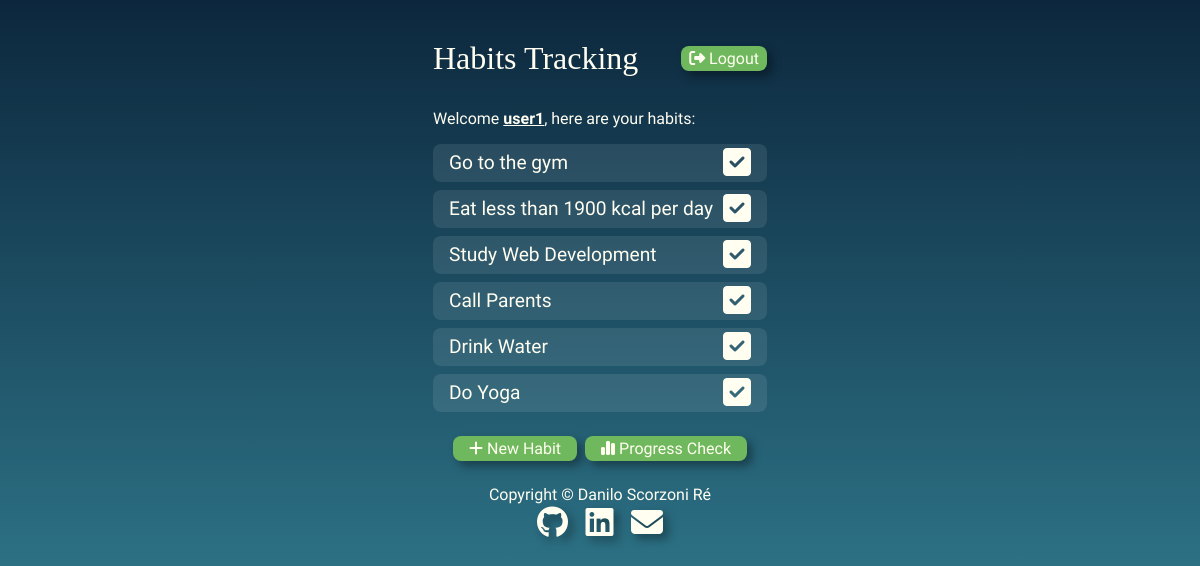
/habits/ (signed in), run on the app's committed database.
### app/models.py (models this page shows, shortened)
class HabitLog(models.Model):
    habit = models.ForeignKey(Habit, on_delete = models.CASCADE)
    status = models.BooleanField(default = False)
    date_event = models.DateField()

class Habit(models.Model):
    user = models.ForeignKey(User, on_delete = models.CASCADE)
    name = models.CharField(max_length = 255)
    description = models.TextField()
    frequency = models.CharField(max_length = 100)
    goal = models.IntegerField()
    date_start = models.DateField()
    active = models.BooleanField(default = True)

### app/views.py (the view)
# urls.py: path('habits/', views.HabitsMainView.as_view(), name='habits'),
class HabitsMainView(View):
    def get(self, request):
        if request.user.is_authenticated:
            habits = Habit.objects.filter(user = request.user)
            habit_ids = [habit.id for habit in habits]
            habits_log = HabitLog.objects.filter(habit__in = habit_ids, date_event = datetime.now().date())
            if not habits_log:
                for habit in habits:
                    new_habit_log = HabitLog(habit = habit, status = False, date_event = datetime.now().date())
                    new_habit_log.save()
            habits_out = HabitLog.objects.filter(habit__in = habit_ids, date_event = datetime.now().date())
            return render(request, 'habits.html', {"habits": habits_out})
        else:
            return redirect('index')

### templates/habits.html (shortened to what this page needs)
{% extends "base_internal.html" %}
    {% load static %}
{% block content %}
<header class="habits-header">
    <h2>Habits Tracking</h2>
    <a href=" {% url 'logout' %}" class="logout-button"><i class="fa-solid fa-right-from-bracket"></i> Logout</a>
</header>
<main class="habits-main">
    {% if habits %}
    Welcome <span class="habits-user">{{ request.user.username }}</span>, here are your habits:
    {% else %}
    Welcome <span class="habits-user">{{ request.user.username }}</span>, add habits using the button below:
    {% endif %}
    <div class="habits-list">
        {% for habit in habits %}
        <div class="habit-item">
            <span>{{ habit.habit.name }}</span>
            {% if habit.status %}
            <a href="{% url 'habits-check' pk=habit.id %}" class="btn-complete status-complete"><i class="fa-solid fa-square-check"></i></a>
            {% else %}
            <a href="{% url 'habits-check' pk=habit.id %}" class="btn-complete"><i class="fa-solid fa-square-check"></i></a>
            {% endif %}
        </div>
        {% endfor %}
    <div class="bottom-panel">
        <a href="{% url 'new-habit' %}"><i class="fa-solid fa-plus"></i> New Habit</a>
        <a href="{% url 'progress' %}"><i class="fa-solid fa-chart-simple"></i> Progress Check</a>
    </div>
    </div>
</main>
{% endblock content %}

### templates/base_internal.html (shortened to what this page needs)
<!DOCTYPE html>
<html lang="en">
<head>
    {% load static %}
    <link rel="stylesheet" href="{% static 'style.css' %}">
    <link rel="stylesheet" href="https://cdnjs.cloudflare.com/ajax/libs/font-awesome/6.4.2/css/all.min.css">
</head>
<body>
    {% block content %}
    {% endblock content %}
    <footer>
        Copyright &copy Danilo Scorzoni Ré
        <div class="social-media">
            <a href="https://www.github.com/dscorzoni"><i class="fa-brands fa-github"></i></a>
            <a href="https://www.linkedin.com/in/dscorzoni"><i class="fa-brands fa-linkedin"></i></a>
            <a href="mailto:danilo.scorzoni@gmail.com"><i class="fa-solid fa-envelope"></i></a>
        </div>
    </footer>
</body>
</html>

### app/static/style.css (style rules this page uses)
* { margin: 0; padding: 0; box-sizing: border-box; font-family: 'Mukta', sans-serif; font-weight: 200; --primary-color: #0C273D; --primary-sub-color: #3b91a4; --contrast-color: #70B85D; --contrast-color-darker: #5b964d; --neutral-color: #FFFEF1; --neutral-color-darker: #cbcbc6; }
body { display: flex; flex-direction: column; align-items: center; min-height: 100vh; background: var(--primary-color); background: -webkit-linear-gradient(to bottom, var(--primary-color), var(--primary-sub-color)); background: linear-gradient(to bottom, var(--primary-color), var(--primary-sub-color)); color: var(--neutral-color); margin-top: 1rem; }
footer { margin-top: 1rem; }
.social-media { font-size: 2rem; text-align: center; }
.social-media a { text-decoration: none; color: var(--neutral-color); margin-inline: 0.3rem; text-shadow: 5px 5px 10px #0303035e; }
.habits-header { width: 350px; border-radius: 0.5rem; padding: 0.5rem; margin: 1rem; display: flex; justify-content: space-between; align-items: center; }
.habits-header h2 { font-family: 'Playfair Display', serif; font-size: 2rem; }
.habits-header a { text-decoration: none; cursor: pointer; background-color: var(--contrast-color); padding: 0.2rem 0.5rem 0.2rem 0.5rem; color: var(--neutral-color); border-radius: 0.5rem; box-shadow: 5px 5px 10px #0303035e; }
.habits-main { width: 350px; padding: 0.5rem; }
.habits-user { font-weight: bold; text-decoration: underline; }
.habits-list { display: flex; flex-direction: column; width: 100%; margin-top: 1rem; gap: 0.5rem; }
.habit-item { padding: 0 1rem 0 1rem; display: flex; align-items: center; justify-content: space-between; background-color: rgba(255, 255, 255, 0.092); border-radius: 0.5rem; }
.habit-item > span { font-weight: 200; font-size: 1.2rem; line-height: 1.2rem; }
.btn-complete { padding: 0; margin: 0; font-size: 2rem; text-decoration: none; cursor: pointer; color: var(--neutral-color); border-radius: 0.5rem; }
.bottom-panel { margin-top: 1rem; display: flex; justify-content: center; gap: 0.5rem; }
.bottom-panel > a { text-decoration: none; cursor: pointer; background-color: var(--contrast-color); padding: 0.2rem 1rem 0.2rem 1rem; color: var(--neutral-color); border-radius: 0.5rem; box-shadow: 5px 5px 10px #0303035e; }
.logout-button { text-decoration: none; cursor: pointer; background-color: var(--contrast-color); padding: 0.2rem 0.5rem 0.2rem 0.5rem; color: var(--neutral-color); border-radius: 0.5rem; box-shadow: 5px 5px 10px #0303035e; }

### data on the page
HabitLog: habit.name "Go to the gym", status False (drawn)
HabitLog: habit.name "Eat less than 1900 kcal per day", status False (drawn)
HabitLog: habit.name "Study Web Development", status False (drawn)
HabitLog: habit.name "Call Parents", status False (drawn)
HabitLog: habit.name "Drink Water", status False (drawn)
HabitLog: habit.name "Do Yoga", status False (drawn)

### other printed values
{{ request.user.username }} "user1"
